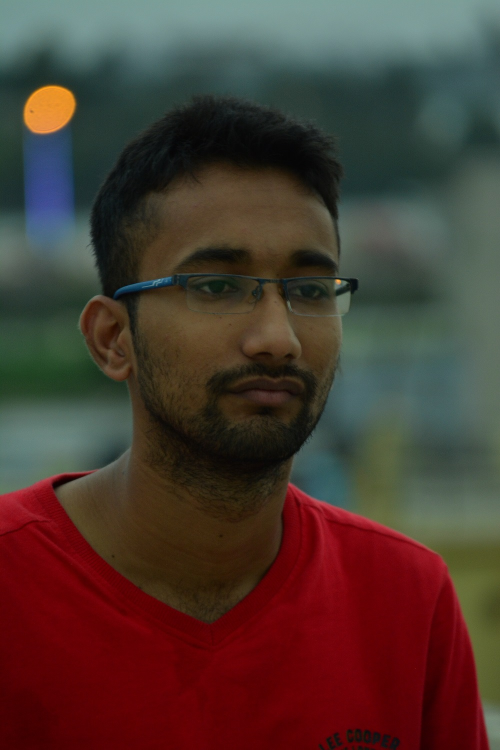
#> input picture src/Image Operation/a.JPG, 1000 x 1500 px, found by its file name (shown at 1/2 size); the run also reads 2 pictures not shown here
$ jupyter execute 'PIL Filter.ipynb'
#> lines starting #> are read from the running program, lines starting #| are printed output that depends on the picture
[cell 1]
from PIL import Image
im = Image.open("a.jpg")
#> im is the input picture: PIL image 1000x1500 RGB; mean R, G, B 75.6, 56.9, 49.2
im.rotate(90).show()
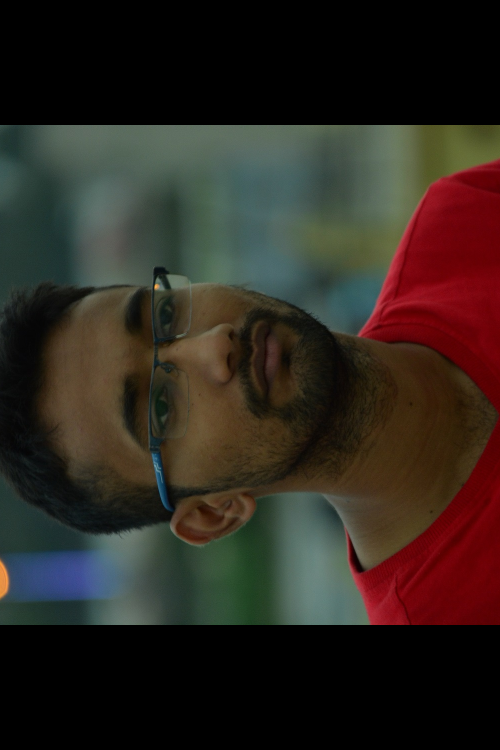
#> shown: PIL image 1000x1500 RGB (shown at 1/2 size); mean R, G, B 46.4, 38.6, 31.6

[cell 2]
from PIL import Image
import glob, os

size = 128, 128

for infile in glob.glob("*.jpg"):
    file, ext = os.path.splitext(infile)
    im = Image.open(infile)
    im.thumbnail(size)
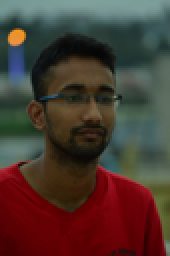
#> im: PIL image 85x128 RGB (shown 2 times larger); mean R, G, B 75.6, 56.8, 49.2
#> pass 3 of the loop `for infile in glob.glob("*.jpg"):`:
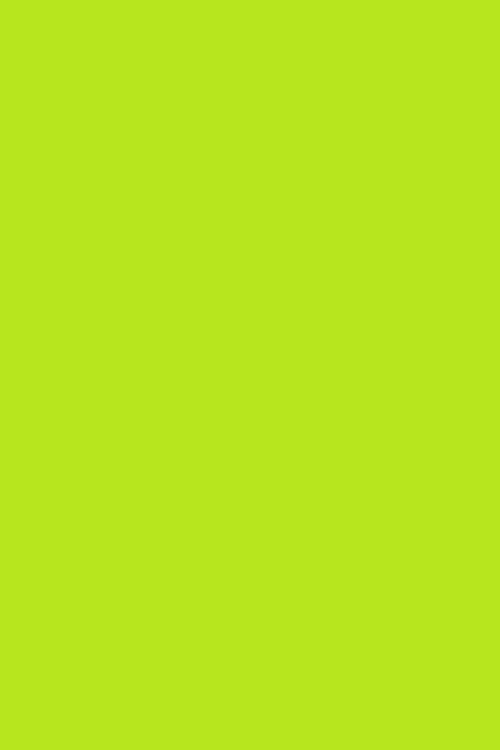
#> input picture src/Image Operation/b.JPG, 1000 x 1500 px (shown at 1/2 size)
#> im is the input picture: PIL image 1000x1500 RGB; mean R, G, B 181, 229, 29
#> `im.thumbnail(size)`:
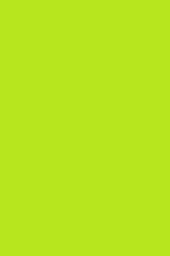
#> im: PIL image 85x128 RGB (shown 2 times larger); mean R, G, B 181, 229, 29
    im.save("tmp/"+file + ".jpg", "JPEG")

[cell 3]
import PIL
from PIL import Image

image1 = Image.open("a.jpg")
image2 = Image.open("b.jpg")
# PIL.ImageChops.add(image1, image2, scale=0.25, offset=0)
# PIL.ImageChops.blend(image1, image2, 0.2)
# PIL.ImageChops.invert(image1)
PIL.ImageChops.darker(image1, image2)
PIL.ImageChops.difference(image1, image2)
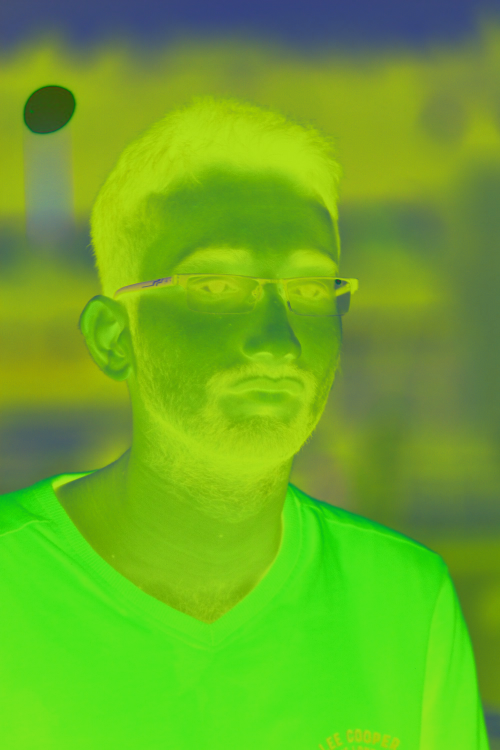
#> Out: PIL image 1000x1500 RGB (shown at 1/2 size); mean R, G, B 105.9, 172.1, 36.1

[cell 4]
PIL.ImageColor.getrgb('coral')

[cell 5]
from PIL import Image, ImageDraw

im = Image.open("a.jpg")

draw = ImageDraw.Draw(im)
draw.line((0, 0) + im.size, fill=128)
draw.line((0, im.size[1], im.size[0], 0), fill=128)

# write to stdout
im.rotate(0).show()

[cell 6]
from PIL import Image, ImageDraw, ImageFont
# get an image
base = Image.open('a.jpg').convert('RGBA')

# make a blank image for the text, initialized to transparent text color
txt = Image.new('RGBA', base.size, (255,255,255,0))

# get a font
fnt = ImageFont.truetype('arial.ttf', 40)
# get a drawing context
d = ImageDraw.Draw(txt)

# draw text, half opacity
d.text((10,10), "Hello", font=fnt, fill=(255,255,255,128))
# draw text, full opacity
d.text((10,60), "World", font=fnt, fill=(255,255,255,255))

out = Image.alpha_composite(base, txt)

out.show()

[cell 7]
from PIL import ImageEnhance
from PIL import Image

image = Image.open("a.jpg")

enhancer = ImageEnhance.Sharpness(image)

for i in range(4):
    factor = i / 4.0
    enhancer.enhance(factor).show("Sharpness %f" % factor)
